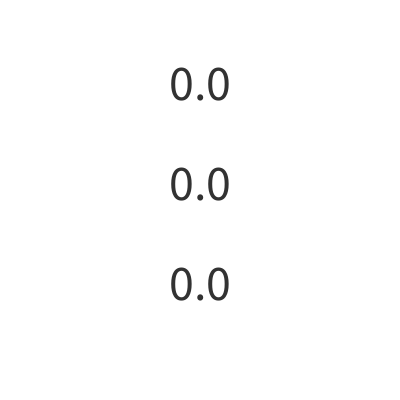
Frame 1 (no input)
Frame 60 (the mouse pressed at the canvas centre just before this capture): identical to frame 1, image omitted
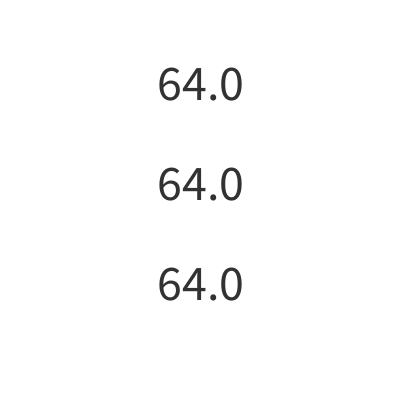
Frame 120 (the mouse held since frame 60 and released just before this capture)

The Processing sketch that drew these frames (run headless with seeded random() and noise(); from frame 60 on, the mouse is pressed at the canvas centre):

// Processing sketch: Average_random_calc
// ── Average_random_calc.pde
float randomNum;
float runningTotal;
float clickCount;
float average;

void setup() {
  size(400, 400);
  fill(50);
  textSize(50);
  randomNum = 0;
  runningTotal = 0;
  clickCount = 0;
  average = 0; 
}

void draw() {
  background(255);
  textAlign(CENTER);
  if (clickCount>0) {
    average = runningTotal/clickCount;
  }
  text(str(randomNum), width/2, height/2-100);
  text(str(average), width/2, height/2);
  text(str(runningTotal), width/2, height/2+100);
}

void mousePressed() {
  randomNum = int(random(0, 99));
  runningTotal = runningTotal + randomNum;
  clickCount = clickCount +1;
}
